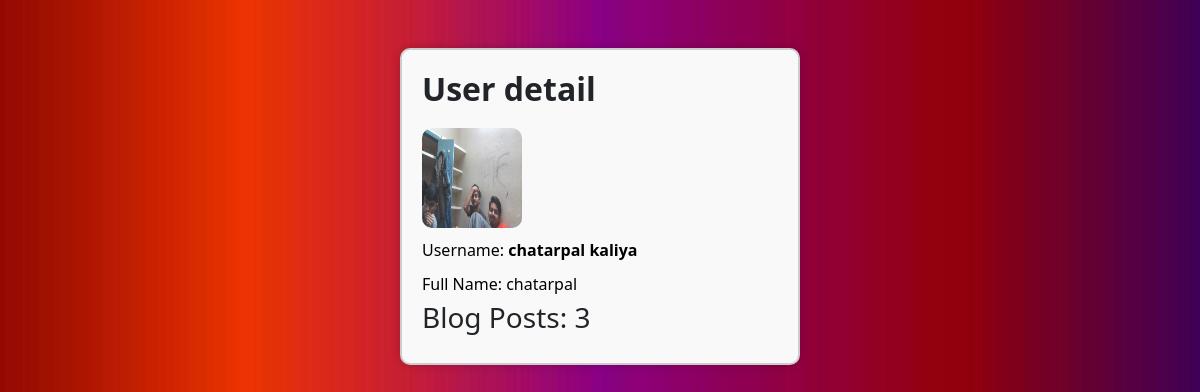
The page /profile/user_list/user_detail/10/ on the database its author committed.
### home/models.py (models this page shows, shortened)
class CustomUser(AbstractBaseUser, PermissionsMixin):
    username_validator = RegexValidator(
        regex=r'^[a-zA-Z0-9_]+$',
        message='Username must contain only letters, digits, and underscores.',
        code='invalid_username'
    )
    username = models.CharField(
        max_length=30,
        unique=True,
        validators=[username_validator],
        help_text='Required. 30 characters or fewer. Letters, digits, and underscores only.',
        error_messages={
            'unique': 'A user with that username already exists.',
        }
    )
    username = models.CharField(max_length=150, unique=True)
    full_name = models.CharField(max_length=100)
    contact_number = models.CharField(max_length=10)
    email = models.EmailField(unique=True)
    is_staff = models.BooleanField(default=False)  # Add the is_staff attribute
    is_superuser = models.BooleanField(default=False)
    date_of_birth = models.DateField(null=True, blank=True)
    profile_picture = models.ImageField(upload_to='profile_pics/', null=True, blank=True)
    USERNAME_FIELD = 'email'
    REQUIRED_FIELDS = ['full_name', 'contact_number','username']
    objects = CustomUserManager()  # Use the custom manager for the objects field
    groups = models.ManyToManyField(
        'auth.Group',
        related_name='customuser_set',
        blank=True,
        help_text='The groups this user belongs to. A user will get all permissions '
                  'granted to each of their groups.',
        verbose_name='groups',
    )
    user_permissions = models.ManyToManyField(
        'auth.Permission',
        related_name='customuser_set',
        blank=True,
        help_text='Specific permissions for this user.',
        verbose_name='user permissions',
    )

### home/views.py (the view)
# urls.py: path('profile/user_list/user_detail/<int:pk>/', views.user_detail, name='user_detail'),
def user_detail(request, pk):
    user = get_object_or_404(CustomUser, pk=pk)
    user_blogs_count = BlogPost.objects.filter(author=user.username).count()
    user_blogs = BlogPost.objects.filter(author=user.username).order_by('-pub_date')
    return render(request, 'user_detail.html', {'user': user ,'user_blogs_count': user_blogs_count, 'user_blogs': user_blogs}  )

### templates/user_detail.html (shortened to what this page needs)
{% load tz %} {% load static %}
<html>
<head>
    <link href="https://cdn.jsdelivr.net/npm/bootstrap@5.3.0/dist/css/bootstrap.min.css" rel="stylesheet">
    <link rel="stylesheet" href="{% static 'style2.css' %}">
</head>
<body>
    <div class="container mt-5">
     <div class="row justify-content-center">
        <div class="col-md-6">
          <div class="profile-card blog-list-profile-card">
              <div class="header-container">
                <h2> User detail </h2>
                {% if user.profile_picture %}
                   <div class="photo-container">
                    <img src="{{ user.profile_picture.url }}" alt="{{ user.username }}'s photo" class="pic">
                {% else %}
                <img src="{% static 'df.jpeg' %}" alt="Default Profile Pic" class="pic">
                   </div>
                {% endif %}
                <p>Username: <strong> {{ user.username }} </strong></p>
                <p>Full Name: {{ user.full_name }}</p>
                  <div>
                    <h3>Blog Posts: {{ user_blogs_count }}</h3>
                </div>
            </div>
        </div>
      </div>
     </div>
    </div>
</body>
</html>

### static/style2.css (style rules this page uses)
.profile-card { max-width: 400px; margin: 0 auto; padding: 30px; background-color: #bfbdbd; border-radius: 10px; box-shadow: 0px 0px 10px rgba(0, 0, 0, 0.2); }
.profile-card h2 { font-weight: 700; margin-bottom: 20px; }
.profile-card p { color:black; margin-bottom: 10px; margin-bottom: 5px; margin-top: 10px; }

### rows shown on the page
CustomUser: profile_picture (picture), username "chatarpal kaliya", full_name "chatarpal"

### other values the page prints
{{ user_blogs_count }} "3"
